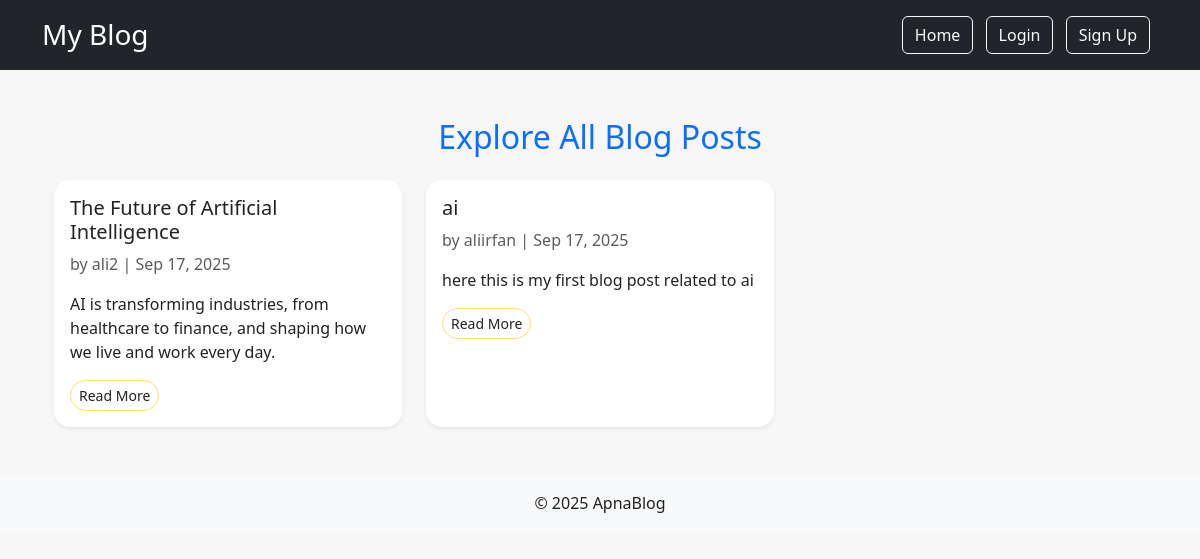
/explore/, run on the app's committed database.
### post/models.py (models this page shows, shortened)
class Post(models.Model):
    STATUS_CHOICES = (
        ("draft", "Draft"),
        ("published", "Published"),
    )
    title = models.CharField(max_length=200)
    slug = models.SlugField(max_length=220, unique=True, blank=True)
    summary = models.TextField(max_length=300, help_text="Short summary for preview.")
    content = models.TextField()
    author = models.ForeignKey(User, on_delete=models.CASCADE, related_name="posts")
    category = models.ForeignKey(Category, on_delete=models.SET_NULL, null=True, blank=True)
    tags = models.ManyToManyField(Tag, blank=True)
    image = models.ImageField(upload_to="posts/", blank=True, null=True)
    created_at = models.DateTimeField(auto_now_add=True)
    updated_at = models.DateTimeField(auto_now=True)
    status = models.CharField(max_length=10, choices=STATUS_CHOICES, default="draft")
    views = models.PositiveIntegerField(default=0)

### post/views.py (the view)
# urls.py: path('explore/', explore, name='explore'),
def explore(request):
    posts = Post.objects.filter(status="published").order_by('-created_at')
    return render(request, 'explore.html', {'posts': posts})

### templates/explore.html
{% extends 'base.html' %}
{% load static %}
{% block content %}
<link rel="stylesheet" href="{% static 'css/explore_hover.css' %}">
<div class="container mt-5">
    <h2 class="mb-4 text-center text-primary">Explore All Blog Posts</h2>
    <div class="row">
        {% if posts %}
            {% for post in posts %}
                <div class="col-md-6 col-lg-4 mb-4">
                    <div class="card h-100 shadow-sm">
                        <div class="card-body">
                            <h5 class="card-title">{{ post.title }}</h5>
                            <p class="card-text text-muted">by {{ post.author }} | {{ post.created_at|date:"M d, Y" }}</p>
                            <p class="card-text">{{ post.summary|truncatewords:25 }}</p>
                            <a href="{% url 'post_detail' post.id %}" class="btn btn-outline-primary btn-sm">Read More</a>
                        </div>
                    </div>
                </div>
            {% endfor %}
        {% else %}
            <div class="col-12">
                <div class="alert alert-info text-center">
                    No blog posts found. Be the first to <a href="{% url 'post_create' %}">create one!</a>
                </div>
            </div>
        {% endif %}
    </div>
</div>
{% endblock %}

### static/css/style.css (style rules this page uses)
body { background-color: #f8f9fa; color: #212529; }
body, .card { transition: background-color 0.3s, color 0.3s; }

### static/css/explore_hover.css (style rules this page uses)
body { min-height: 100vh; background: #f7f7f7; color: #222; font-family: 'Segoe UI', 'Roboto', 'Helvetica Neue', Arial, sans-serif; transition: background 0.5s; }
.card.h-100.shadow-sm { transition: transform 0.25s cubic-bezier(.25,.8,.25,1), box-shadow 0.25s, background 0.25s; background: #fff; border-radius: 1rem; box-shadow: 0 2px 8px rgba(34,34,59,0.08); border: none; color: #222; }
.card-title { transition: color 0.2s, text-shadow 0.2s; }
.btn-outline-primary.btn-sm { transition: background 0.2s, color 0.2s, border-color 0.2s; border-radius: 2rem; color: #222; border-color: #ffe066; background: #fff; }

### data on the page
Post: title "The Future of Artificial Intelligence", author "ali2", created_at "Sep 17, 2025", summary "AI is transforming industries, from healthcare to finance, and shaping how we live and work every day."
Post: title "ai", author "aliirfan", created_at "Sep 17, 2025", summary "here this is my first blog post related to ai"
